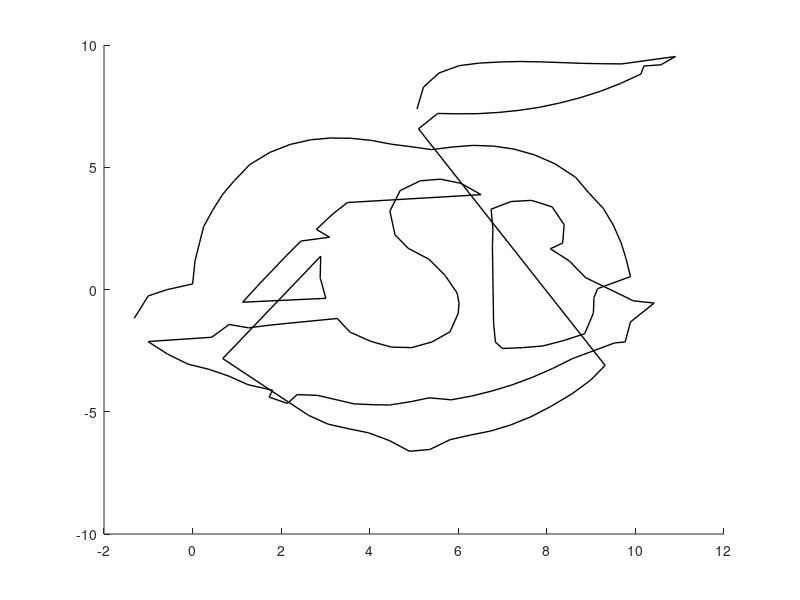

Here is the MATLAB script that generated this plot: (Note: this script raises an error after producing the figure.)
%% script_3

% %read in data
% data = csvread('data/outline.csv');
% %remove missing data 
% data(data = -999) = NaN;
% %plot data
% hold on
% plot(data(:,1), data(:,2), 'k-', 'LineWidth',3);
% plot(data(:,3), data(:,4), 'k-', 'LineWidth',3);

%% SOLUTION: Breakout 1 
% This section has the fixed code if you are struggling to debug!

% %read in data
% data = csvread('outline.csv');
% %remove missing data 
% data(data == -999) = NaN; %correct use of "=="
% %plot data
% hold on
% plot(data(:,1), data(:,2), 'k-', 'LineWidth',3);
% plot(data(:,3), data(:,4), 'k-', 'LineWidth',3);

%% SOLUTION: Breakout 2

%read in data
data = csvread('outline.csv');
%remove missing data 
data(data == -999) = NaN;
%plot data
hold on
plot(data(:,1), data(:,2), 'k-', 'LineWidth',1); % change linewidth to 1
plot(data(:,3), data(:,4), 'k-', 'LineWidth',1); % change linewidth to 1

